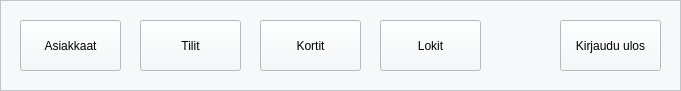
       <widget class="QFrame" name="buttonBar">
        <property name="geometry">
         <rect>
          <x>0</x>
          <y>560</y>
          <width>681</width>
          <height>91</height>
         </rect>
        </property>
        <property name="palette">
         <palette>
          <active>
           <colorrole role="Button">
            <brush brushstyle="SolidPattern">
             <color alpha="235">
              <red>245</red>
              <green>247</green>
              <blue>250</blue>
             </color>
            </brush>
           </colorrole>
           <colorrole role="Base">
            <brush brushstyle="SolidPattern">
             <color alpha="235">
              <red>245</red>
              <green>247</green>
              <blue>250</blue>
             </color>
            </brush>
           </colorrole>
           <colorrole role="Window">
            <brush brushstyle="SolidPattern">
             <color alpha="235">
              <red>245</red>
              <green>247</green>
              <blue>250</blue>
             </color>
            </brush>
           </colorrole>
          </active>
          <inactive>
           <colorrole role="Button">
            <brush brushstyle="SolidPattern">
             <color alpha="235">
              <red>245</red>
              <green>247</green>
              <blue>250</blue>
             </color>
            </brush>
           </colorrole>
           <colorrole role="Base">
            <brush brushstyle="SolidPattern">
             <color alpha="235">
              <red>245</red>
              <green>247</green>
              <blue>250</blue>
             </color>
            </brush>
           </colorrole>
           <colorrole role="Window">
            <brush brushstyle="SolidPattern">
             <color alpha="235">
              <red>245</red>
              <green>247</green>
              <blue>250</blue>
             </color>
            </brush>
           </colorrole>
          </inactive>
          <disabled>
           <colorrole role="Button">
            <brush brushstyle="SolidPattern">
             <color alpha="235">
              <red>245</red>
              <green>247</green>
              <blue>250</blue>
             </color>
            </brush>
           </colorrole>
           <colorrole role="Base">
            <brush brushstyle="SolidPattern">
             <color alpha="235">
              <red>245</red>
              <green>247</green>
              <blue>250</blue>
             </color>
            </brush>
           </colorrole>
           <colorrole role="Window">
            <brush brushstyle="SolidPattern">
             <color alpha="235">
              <red>245</red>
              <green>247</green>
              <blue>250</blue>
             </color>
            </brush>
           </colorrole>
          </disabled>
         </palette>
        </property>
        <property name="frameShape">
         <enum>QFrame::Shape::StyledPanel</enum>
        </property>
        <property name="frameShadow">
         <enum>QFrame::Shadow::Raised</enum>
        </property>
        <widget class="QPushButton" name="btnAsiakkaatLowBar">
         <property name="geometry">
          <rect>
           <x>20</x>
           <y>20</y>
           <width>101</width>
           <height>51</height>
          </rect>
         </property>
         <property name="text">
          <string>Asiakkaat</string>
         </property>
        </widget>
        <widget class="QPushButton" name="btnTilitLowBar">
         <property name="geometry">
          <rect>
           <x>140</x>
           <y>20</y>
           <width>101</width>
           <height>51</height>
          </rect>
         </property>
         <property name="text">
          <string>Tilit</string>
         </property>
        </widget>
        <widget class="QPushButton" name="btnKortitLowBar">
         <property name="geometry">
          <rect>
           <x>260</x>
           <y>20</y>
           <width>101</width>
           <height>51</height>
          </rect>
         </property>
         <property name="text">
          <string>Kortit</string>
         </property>
        </widget>
        <widget class="QPushButton" name="btnLokitLowBar">
         <property name="geometry">
          <rect>
           <x>380</x>
           <y>20</y>
           <width>101</width>
           <height>51</height>
          </rect>
         </property>
         <property name="text">
          <string>Lokit</string>
         </property>
        </widget>
        <widget class="QPushButton" name="btnLogOutLowBar_2">
         <property name="geometry">
          <rect>
           <x>560</x>
           <y>20</y>
           <width>101</width>
           <height>51</height>
          </rect>
         </property>
         <property name="text">
          <string>Kirjaudu ulos</string>
         </property>
        </widget>
       </widget>
